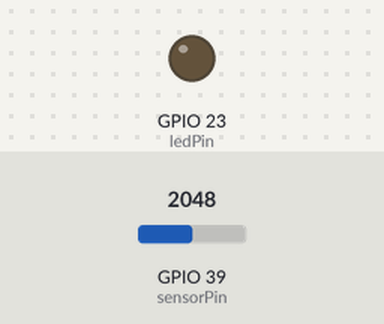
Simulated run of this sketch. Board: ESP32. Parts: output pins drawn as LEDs (lit = HIGH). The test bench sets the inputs (shaded band); at power-on: GPIO 39 (sensorPin) = 2048. WiFi joins after 1.5 s; servers stay silent unless stated; no MQTT or app messages arrive unless stated; what the sketch prints to the serial monitor is not drawn.

Above: at 2.7 s.
2.8 s: GPIO 39 (sensorPin) set to 0
At 3.8 s:
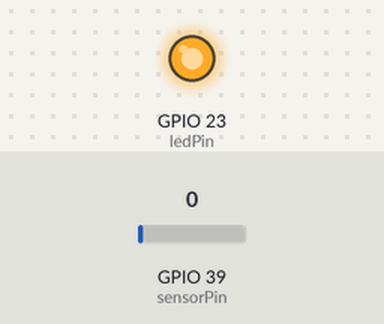
4.3 s: GPIO 39 (sensorPin) set to 491
At 4.9 s:
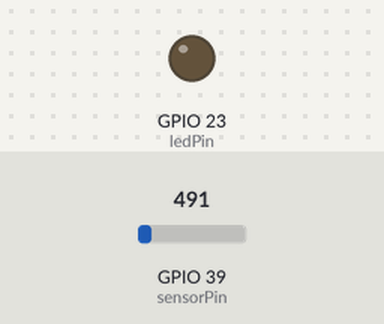
Timing chart, 0 to 7.3 s (numbered marks = the images above; inputs shaded):
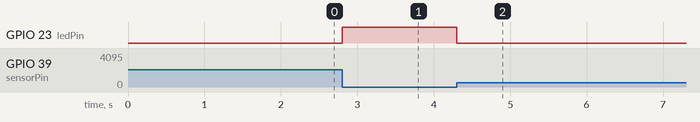

Measured:
- after the input at 2.8 s, GPIO 23 (ledPin): LOW → HIGH at once
- after the input at 4.3 s, GPIO 23 (ledPin): HIGH → LOW at once

The sketch:

esp32_mqtt_tripwire.ino
```cpp
#include <WiFi.h>
#include <PubSubClient.h>

const char *ssid =  "...";   // name of your WiFi network
const char *password =  "..."; // password of the WiFi network

//cosntants for the pins where sensors are plugged into.
const int sensorPin = 39;
const int ledPin = 23;

//Set up some global variables for the light level an initial value.
int lightInit;  // initial value
int lightVal;   // light reading

//MQTT Config
const char *ID = "client_tripwireone";  // Name of our device, must be unique
const char *TOPIC = "trip/3";  // Topic to subcribe to

IPAddress broker(9,9,9,9); // IP address of your MQTT broker eg. 192.168.1.50
WiFiClient wclient;

PubSubClient client(wclient); // Setup MQTT client
bool state=0;

// Connect to WiFi network
void setup_wifi() {
  Serial.print("\nConnecting to ");
  Serial.println(ssid);

  WiFi.begin(ssid, password); // Connect to network

  while (WiFi.status() != WL_CONNECTED) { // Wait for connection
    delay(500);
    Serial.print(".");
  }

  Serial.println();
  Serial.println("WiFi connected");
  Serial.print("IP address: ");
  Serial.println(WiFi.localIP());
}


// Reconnect to client
void reconnect() {
  // Loop until we're reconnected
  while (!client.connected()) {
    Serial.print("Attempting MQTT connection...");
    // Attempt to connect
    if (client.connect(ID)) {
      Serial.println("connected");
      Serial.print("Publishing to: ");
      Serial.println(TOPIC);
      Serial.println('\n');

    } else {
      Serial.println(" try again in 5 seconds");
      // Wait 5 seconds before retrying
      delay(5000);
    }
  }
}

void setup()
{
  // We'll set up the LED pin to be an output.
  pinMode(ledPin, OUTPUT);
  Serial.begin(115200);
  lightInit = analogRead(sensorPin);
  setup_wifi(); // Connect to network
  client.setServer(broker, 1883);
}


void loop()
{
  if (!client.connected())  // Reconnect if connection is lost
  {
    reconnect();
  }
  client.loop();

  lightVal = analogRead(sensorPin); // read the current light levels
  float voltage= lightVal * 1.1;
  String value = String(voltage);
  Serial.println(value);
  //if lightVal is less than our initial reading withing a threshold then it is dark.
  if(voltage == 0.00)
  {
    client.publish(TOPIC, "BROKE");
    digitalWrite (ledPin, HIGH); // turn on light
  }

  //otherwise, it is bright
  else
  {
    digitalWrite (ledPin, LOW); // turn off light
  }
}
```
